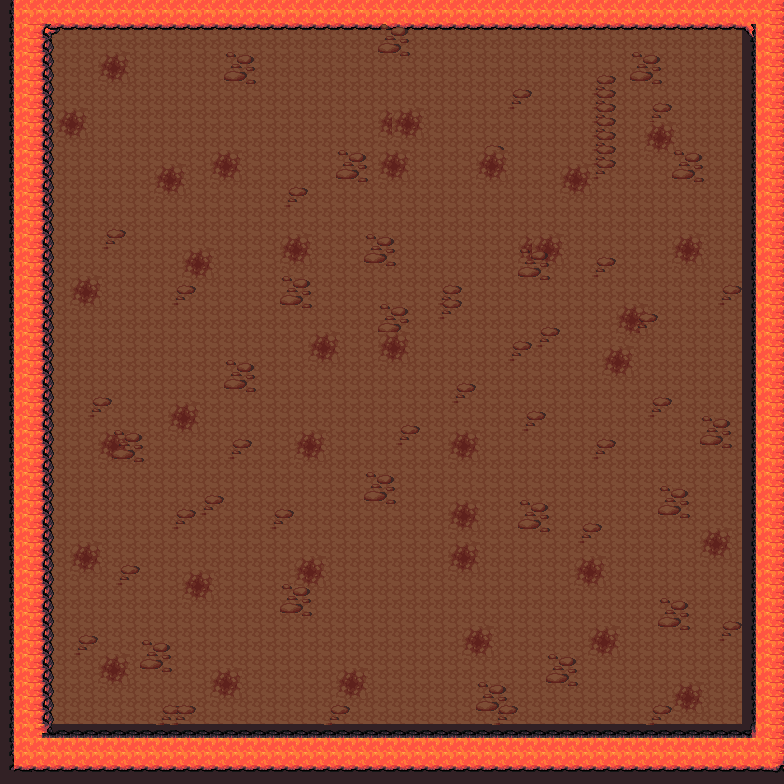

The image is a tile-based game level rendered from a .tmx file. Its description and source (layers, tilesets, objects; grid data summarised) follow:
An orthogonal 56x56 tile map with 14x14 px tiles, 3 tile layers (Calque de Tuiles 3, obstacles, Calque de Tuiles 4), 1 hidden layer not drawn.

<map version="1.9" tiledversion="1.9.2" orientation="orthogonal" renderorder="right-down" width="56" height="56" tilewidth="14" tileheight="14" infinite="0" nextlayerid="5" nextobjectid="1">
 <tileset firstgid="1" source="tuile1.tsx" />
 <layer id="3" name="Calque de Tuiles 3" width="56" height="56" locked="1">
  <data>[3136 cells, 3136 non-empty, 2 distinct tile ids]</data>
 </layer>
 <layer id="1" name="Calque de Tuiles 1" width="56" height="56" visible="0">
  <data>[3136 cells, 2500 non-empty, 30 distinct tile ids]</data>
 </layer>
 <layer id="2" name="obstacles" width="56" height="56" locked="1">
  <data>[3136 cells, 636 non-empty, 13 distinct tile ids]</data>
 </layer>
 <layer id="4" name="Calque de Tuiles 4" width="56" height="56" locked="1">
  <data>[3136 cells, 96 non-empty, 3 distinct tile ids]</data>
 </layer>
</map>
